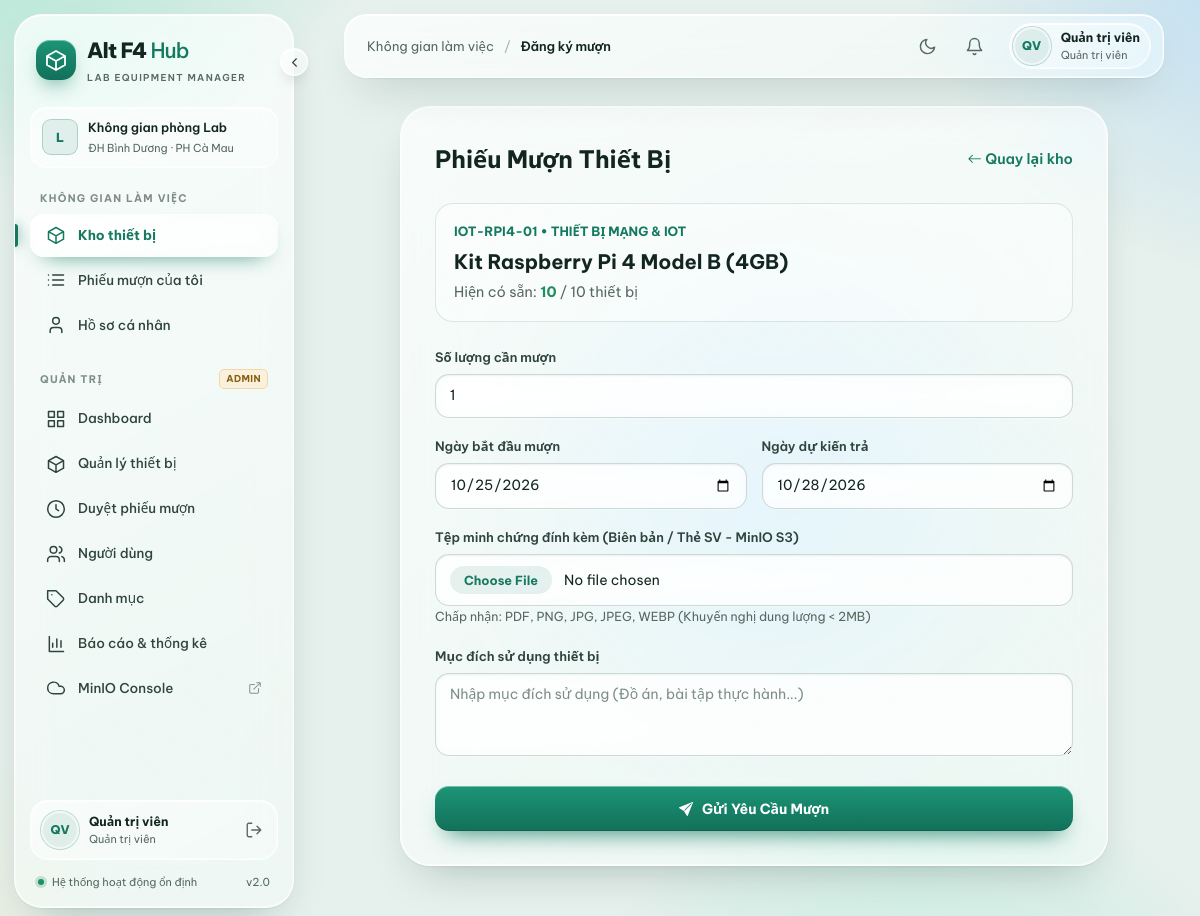
The page /borrow.php?device_id=2 (signed in) on the database its author committed.
### tables this page shows
CREATE TABLE IF NOT EXISTS devices (
    id INT AUTO_INCREMENT PRIMARY KEY,
    category_id INT NOT NULL,
    code VARCHAR(50) UNIQUE NOT NULL,
    name VARCHAR(150) NOT NULL,
    quantity INT NOT NULL DEFAULT 0,
    available_qty INT NOT NULL DEFAULT 0,
    description TEXT,
    image_key VARCHAR(255) NULL,
    FOREIGN KEY (category_id) REFERENCES categories(id) ON DELETE CASCADE
);

CREATE TABLE IF NOT EXISTS categories (
    id INT AUTO_INCREMENT PRIMARY KEY,
    name VARCHAR(100) NOT NULL,
    description TEXT
);

### src/borrow.php (the view, shortened to what this page needs)
<?php
require_once 'config.php';
$deviceId = (int)($_GET['device_id'] ?? 0);
$stmt = $pdo->prepare("SELECT d.*, c.name as category_name FROM devices d JOIN categories c ON d.category_id = c.id WHERE d.id = ?");
$stmt->execute([$deviceId]);
$device = $stmt->fetch();
$success = '';
$today = date('Y-m-d');
?>
<!DOCTYPE html>
<html lang="vi">
<head>
    <?php include __DIR__ . '/head.php'; ?>
</head>
<body>
<?php include __DIR__ . '/navbar.php'; ?>
<main class="container narrow">
<div class="form-card">
    <div style="display: flex; justify-content: space-between; align-items: center; margin-bottom: 25px;">
        <h2 style="font-weight: 700; font-size: 1.5rem; margin: 0;">Phiếu Mượn Thiết Bị</h2>
        <a href="/index.php" style="color: var(--accent); text-decoration: none; font-size: 0.9rem; font-weight: 600;">
            <i class="bi bi-arrow-left"></i> Quay lại kho
        </a>
    </div>
    <?php if ($success): ?>
        <div class="alert alert-success">
            <i class="bi bi-check-circle-fill me-1"></i> <?= htmlspecialchars($success) ?><br><br>
            <a href="/my_borrows.php" style="color: #065F46; font-weight: bold;">Xem danh sách phiếu mượn của bạn &rarr;</a>
        </div>
    <?php else: ?>
    <div style="background: rgba(255,255,255,0.6); padding: 18px; border-radius: 18px; margin-bottom: 25px; border: 1px solid rgba(255,255,255,0.8);">
        <div style="font-size: 0.8rem; color: var(--accent); font-weight: 700; text-transform: uppercase;">
            <?= htmlspecialchars($device['code']) ?> • <?= htmlspecialchars($device['category_name']) ?>
        </div>
        <div style="font-size: 1.25rem; font-weight: 700; margin: 4px 0;"><?= htmlspecialchars($device['name']) ?></div>
        <div style="font-size: 0.9rem; color: #64748B;">
            Hiện có sẵn: <strong style="color: #059669;"><?= $device['available_qty'] ?></strong> / <?= $device['quantity'] ?> thiết bị
        </div>
    </div>
    <form method="POST" enctype="multipart/form-data">
        <div class="form-group">
            <label>Số lượng cần mượn</label>
            <input type="number" name="quantity" class="form-control" min="1" max="<?= $device['available_qty'] ?>" value="1" required>
        </div>
        <div style="display: grid; grid-template-columns: 1fr 1fr; gap: 15px;">
            <div class="form-group">
                <label>Ngày bắt đầu mượn</label>
                <input type="date"
                       id="borrow_date"
                       name="borrow_date"
                       class="form-control"
                       min="<?= $today ?>"
                       value="<?= $today ?>"
                       onchange="updateReturnDateMin()"
                       required>
            </div>
            <div class="form-group">
                <label>Ngày dự kiến trả</label>
                <input type="date"
                       id="expected_return_date"
                       name="expected_return_date"
                       class="form-control"
                       min="<?= $today ?>"
                       value="<?= date('Y-m-d', strtotime('+3 days')) ?>"
                       required>
            </div>
        </div>
        <div class="form-group">
            <label>Tệp minh chứng đính kèm (Biên bản / Thẻ SV - MinIO S3)</label>
            <input type="file" name="handover_doc" class="form-control" accept=".pdf,.png,.jpg,.jpeg,.webp">
            <small style="color: #64748B; font-size: 0.78rem;">Chấp nhận: PDF, PNG, JPG, JPEG, WEBP (Khuyến nghị dung lượng &lt; 2MB)</small>
        </div>
        <div class="form-group">
            <label>Mục đích sử dụng thiết bị</label>
            <textarea name="note" class="form-control" rows="3" placeholder="Nhập mục đích sử dụng (Đồ án, bài tập thực hành...)"></textarea>
        </div>
        <button type="submit" class="btn-submit">
            <i class="bi bi-send-fill me-1"></i> Gửi Yêu Cầu Mượn
        </button>
    </form>
    <?php endif; ?>
</div>
</main>
</body>
</html>

### rows shown on the page
devices: code "IOT-RPI4-01", category.name "THIẾT BỊ MẠNG & IOT", name "Kit Raspberry Pi 4 Model B (4GB)", available_qty "10", quantity "10"

### other values the page prints
t_esc($navInit) "QV"
t_esc($user['fullname']) "Quản trị viên"
t_esc($navRole) "Quản trị viên"
t_esc($navTitle) "Đăng ký mượn"
